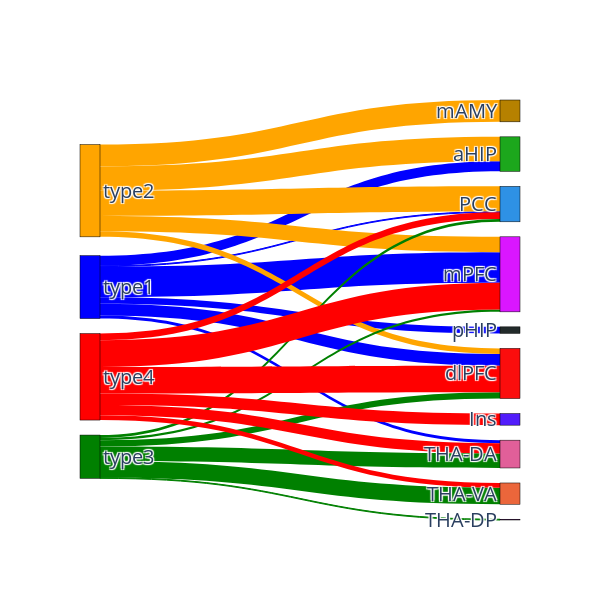

The notebook cell saved with this chart:
### Code cell
import plotly.graph_objects as go
import pandas as pd
import plotly.express as px

# Assuming df_importance is already loaded

# Explicitly order the types
types_ordered = ["type1", "type2", "type3", "type4"]  # Enforce desired type order
brois_ordered = df_importance['bROI'].unique().tolist()  # Keep bROIs in natural order
labels_ordered = types_ordered + brois_ordered  # Combined label list

# Map source and target indices based on ordered labels
df_importance['source'] = df_importance['type'].apply(lambda x: types_ordered.index(x))
df_importance['target'] = df_importance['bROI'].apply(lambda x: len(types_ordered) + brois_ordered.index(x))

# Define y positions to control vertical placement (types at y=1, bROIs at y=0)
type_y_positions = [1] * len(types_ordered)  # High y for types
broi_y_positions = [0] * len(brois_ordered)  # Low y for bROIs
node_y_positions = type_y_positions + broi_y_positions  # Combine

# Define x positions to control horizontal placement (types at x=0, bROIs at x=1)
node_x_positions = [0] * len(types_ordered) + [1] * len(brois_ordered)

# Define link colors based on type
link_colors = df_importance['type'].map({
    "type1": "blue",
    "type2": "orange",
    "type3": "green",
    "type4": "red"
})

# Use a different color palette (Viridis) for the target (bROI) nodes
target_colors = px.colors.qualitative.Dark24
# Ensure that the number of colors matches the number of bROIs
target_colors = target_colors[:len(brois_ordered)]

# Create Sankey diagram
fig = go.Figure(go.Sankey(
    node=dict(
        pad=15,
        thickness=20,
        line=dict(color="black", width=0.5),
        label=labels_ordered,
        color=["blue", "orange", "green", "red"] + target_colors,  # Color for types and unique bROIs
        x=node_x_positions,  # Control x position
        y=node_y_positions,  # Control y position for vertical placement
    ),
    link=dict(
        source=df_importance['source'],
        target=df_importance['target'],
        value=df_importance['Importance Mean'],
        color=link_colors.tolist(),  # Link colors based on source (type)
    )
))

# Update layout to control node arrangement and figure size
fig.update_layout(
    #title_text="Sankey Diagram",
    font_size=fontsize,
    xaxis=dict(showgrid=False, zeroline=False),  # Hide gridlines for x-axis
    yaxis=dict(showgrid=False, zeroline=False),  # Hide gridlines for y-axis
    width=600,  # 12 inches in pixels (at 100 DPI)
    height=600,  # 6 inches in pixels (at 100 DPI)
)
#fig.write_image("sankey_diagram_with_target_colors.png", scale=3) 
# Show the figure (no saving)
fig.show()

### Figure 1 — Plotly figure (JSON) as saved in the notebook; plotly's stock layout.template omitted (floating-point values rounded to 4 significant figures)
{"data": [{"link": {"color": ["blue", "blue", "blue", "blue", "blue", "blue", "orange", "orange", "orange", "orange", "orange", "green", "green", "green", "green", "green", "green", "red", "red", "red", "red", "red", "red"], "source": [0, 0, 0, 0, 0, 0, 1, 1, 1, 1, 1, 2, 2, 2, 2, 2, 2, 3, 3, 3, 3, 3, 3], "target": [4, 5, 6, 7, 8, 9, 4, 6, 7, 10, 8, 4, 5, 11, 12, 7, 8, 13, 4, 5, 12, 7, 8], "value": [0.001233, 0.004931, 0.01646, 0.01903, 0.04918, 0.01053, 0.04068, 0.03916, 0.008904, 0.03516, 0.02473, 0.004601, 0.02346, 0.001226, 0.02658, 0.0102, 0.003688, 0.01871, 0.01059, 0.01639, 0.007679, 0.04269, 0.04328]}, "node": {"color": ["blue", "orange", "green", "red", "#2E91E5", "#E15F99", "#1CA71C", "#FB0D0D", "#DA16FF", "#222A2A", "#B68100", "#750D86", "#EB663B", "#511CFB"], "label": ["type1", "type2", "type3", "type4", "PCC", "THA-DA", "aHIP", "dlPFC", "mPFC", "pHIP", "mAMY", "THA-DP", "THA-VA", "Ins"], "line": {"color": "black", "width": 0.5}, "pad": 15, "thickness": 20, "x": [0, 0, 0, 0, 1, 1, 1, 1, 1, 1, 1, 1, 1, 1], "y": [1, 1, 1, 1, 0, 0, 0, 0, 0, 0, 0, 0, 0, 0]}, "type": "sankey"}], "layout": {"font": {"size": 20}, "height": 600, "width": 600, "xaxis": {"showgrid": false, "zeroline": false}, "yaxis": {"showgrid": false, "zeroline": false}}}
